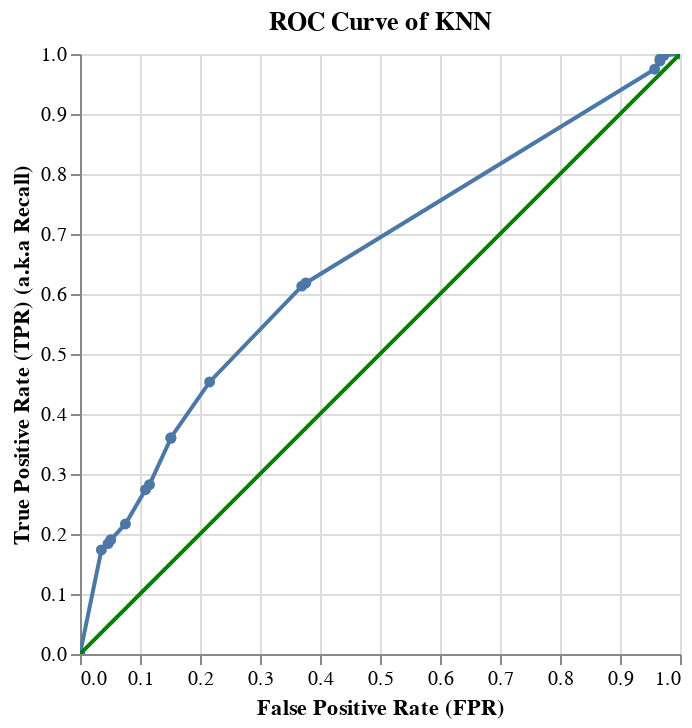

The cell this chart's notebook holds for it:
### Markdown cell above
AUC Score of 0.65 is same as KNN Classifier.

### Code cell
df = pd.DataFrame({'fpr': fpr, 'tpr': tpr})
base = alt.Chart(df,title='ROC Curve of KNN').properties(width=300)

roc_curve = base.mark_line(point=True).encode(alt.X('fpr', title='False Positive Rate (FPR)',  sort=None),
    alt.Y('tpr', title='True Positive Rate (TPR) (a.k.a Recall)'),
)

roc_rule = base.mark_line(color='green').encode(x='fpr',y='fpr',size=alt.value(2)
)
(roc_curve + roc_rule).interactive()

### Figure 1 — Vega-Lite specification as saved in the notebook (floating-point values rounded to 4 significant figures)
{"config": {"view": {"continuousWidth": 400, "continuousHeight": 300}}, "layer": [{"mark": {"type": "line", "point": true}, "encoding": {"x": {"type": "quantitative", "field": "fpr", "sort": null, "title": "False Positive Rate (FPR)"}, "y": {"type": "quantitative", "field": "tpr", "title": "True Positive Rate (TPR) (a.k.a Recall)"}}, "selection": {"selector002": {"type": "interval", "bind": "scales", "encodings": ["x", "y"]}}, "title": "ROC Curve of KNN", "width": 300}, {"mark": {"type": "line", "color": "green"}, "encoding": {"size": {"value": 2}, "x": {"type": "quantitative", "field": "fpr"}, "y": {"type": "quantitative", "field": "fpr"}}, "title": "ROC Curve of KNN", "width": 300}], "data": {"name": "data-6fc02670d97e0d200724a6dfe3d51196"}, "$schema": "https://vega.github.io/schema/vega-lite/v4.8.1.json", "datasets": {"data-6fc02670d97e0d200724a6dfe3d51196": [{"fpr": 0.0, "tpr": 0.0}, {"fpr": 0.03563, "tpr": 0.1734}, {"fpr": 0.04677, "tpr": 0.1839}, {"fpr": 0.05122, "tpr": 0.1903}, {"fpr": 0.07572, "tpr": 0.2167}, {"fpr": 0.1091, "tpr": 0.2738}, {"fpr": 0.1158, "tpr": 0.2822}, {"fpr": 0.1514, "tpr": 0.3594}, {"fpr": 0.1514, "tpr": 0.3605}, {"fpr": 0.216, "tpr": 0.4535}, {"fpr": 0.3697, "tpr": 0.6131}, {"fpr": 0.3764, "tpr": 0.6184}, {"fpr": 0.9577, "tpr": 0.9746}, {"fpr": 0.9666, "tpr": 0.9884}, {"fpr": 0.9666, "tpr": 0.9915}, {"fpr": 0.9733, "tpr": 0.9979}, {"fpr": 1.0, "tpr": 1.0}]}}
